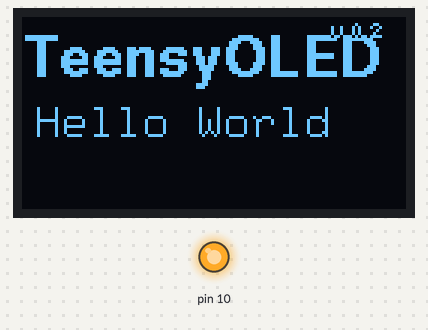
The sketch below on a simulated Arduino Uno, built with avr-gcc and run on an emulated ATmega328P. Shown: 128×64 one-colour display, output pins drawn as LEDs (lit = HIGH). Pins used as bus, display or sensor lines are not drawn.

Above: at 0.7 s.
At 4.5 s:
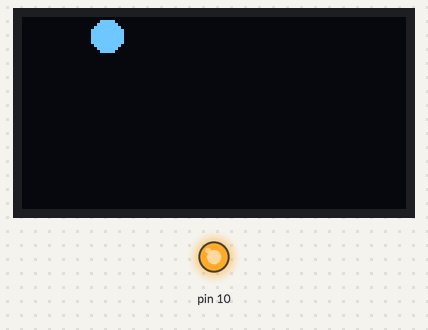
At 8.45 s:
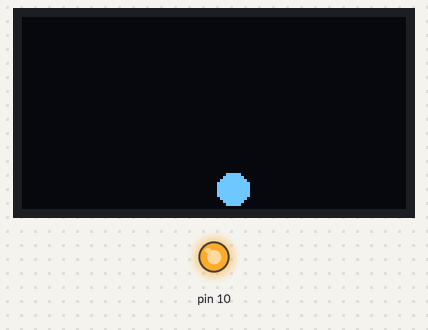
At 19.27 s:
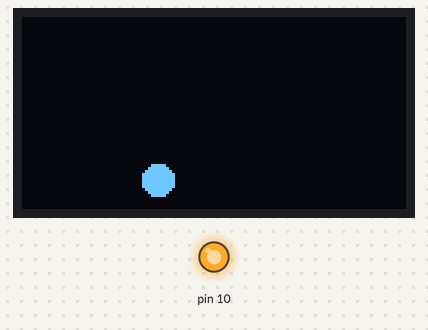
At 29.31 s:
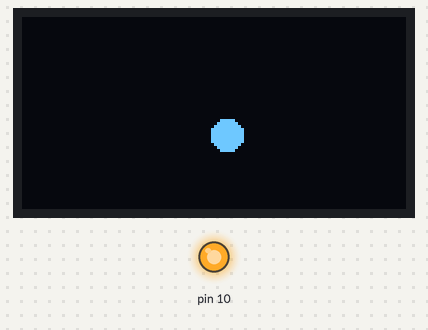
At 39.33 s:
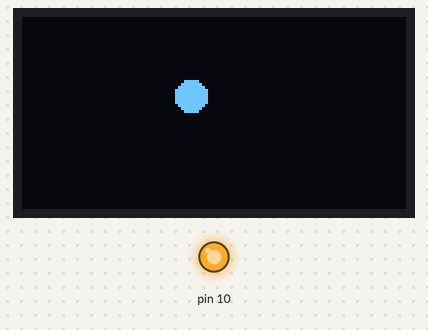

Measured:
- what the display in image 0 shows lasts 2.0 s, from 0.6 s to 2.6 s

The sketch:

TeensyOLED.ino
```cpp
/*********************************************************************
~ TeensyOLED test ~
  Version 0.2

_____________________________
OLED connections

OLED MOSI0 on pin 11
OLED SCK0 on pin 13
OLED_DC on pin 6 //32
OLED_RST on pin 7 //33
OLED_CS on pin 8 //34
_____________________________

*/
#include <U8g2lib.h>
#include <U8x8lib.h>
#include <Arduino.h>

#ifdef U8X8_HAVE_HW_SPI
#include <SPI.h>
#endif
#ifdef U8X8_HAVE_HW_I2C
#include <Wire.h>
#endif

const int ledPin = 13;

// MOST IMPORTANT UG82 LINE OF CODE HERE
// declaring pinout via a "constructor" for Teensy 3.5/6 for U8g2lib.h OLED library

//U8G2_SH1106_128X64_NONAME_F_4W_SW_SPI u8g2(U8G2_R0, /* clock=*/ 13, /* data=*/ 11, /* cs=*/ 34, /* dc=*/ 32, /* reset=*/ 33);
//U8G2_SSD1306_128X64_NONAME_F_4W_SW_SPI u8g2(U8G2_R0, /* clock=*/ 13, /* data=*/ 11, /* cs=*/ 34, /* dc=*/ 32, /* reset=*/ 33);
U8G2_SSD1306_128X64_NONAME_F_4W_HW_SPI u8g2(U8G2_R0, /* cs=*/ 34, /* dc=*/ 32, /* reset=*/ 33);


u8g2_uint_t x, y, xMax, yMax;
u8g2_uint_t rad;
int xDirection, yDirection;
const char* versionString = "v 0.2";
const float dt = 1.0f / 60;

const float acceleration = 9.8f;
float xVelocity, xPosition;
float yVelocity, yPosition;


void setup(void) {

  xVelocity = 16;
  xPosition = 10;
  yVelocity = yPosition = 0;
  x = y = 0;
  xMax = 127; //u8g2.getDisplayWidth();
  yMax = 63; //u8g2.getDisplayHeight();
  rad = 5;

  xDirection = 1;
  yDirection = 1;

  // initialize the digital pin as an output.
  pinMode(ledPin, OUTPUT);

  delay(10);

  digitalWrite(ledPin, HIGH);    // set the LED off

  SPI.begin();
  delay(500);
  digitalWrite(ledPin, LOW);    // set the LED off

  u8g2.begin();
  u8g2.enableUTF8Print();
  u8g2.setFont(u8g2_font_helvB14_tf); // choose a suitable font
  u8g2.drawStr(1,20,"TeensyOLED");  // write something to the internal memory

  u8g2.setFont(u8g2_font_baby_tf); // choose a suitable font
  u8g2.drawStr(103,7,versionString);  // write something to the internal memory

  u8g2.setFont(u8g2_font_9x15_tf); // choose a suitable font
  u8g2.drawStr(4,40,"Hello World");  // write something to the internal memory

  u8g2.sendBuffer();          // transfer internal memory to the display
  delay(2000);
  u8g2.clearBuffer();
  digitalWrite(ledPin, LOW);

}

void loop() {

  u8g2.drawDisc(x, y, rad, U8G2_DRAW_ALL);     // transfer internal memory to the display
  u8g2.sendBuffer();
  //delay(1);

  if (xDirection == 1 && x + rad + xDirection > xMax)
    xDirection = -1;
  else if (xDirection == -1 && x - rad - xDirection < 0)
    xDirection = 1;

  if (yDirection == 1 && y + rad + yDirection > yMax)
    yDirection = -1;
  else if (yDirection == -1 && y - rad - yDirection < 0)
    yDirection = 1;

  yVelocity += acceleration * dt;
  yPosition += yVelocity * dt;

  //x += xDirection;
  //y += yDirection;
  y = int(yPosition + 0.5);

  if (y >= yMax - rad)
    yVelocity = -32;

  xVelocity += 0.9f * dt;
  xPosition += xVelocity * dt;

  x = int(xPosition + 0.5);

  if (x == xMax - rad || x == rad)
    xVelocity = -xVelocity;


  u8g2.clearBuffer();
}
```
